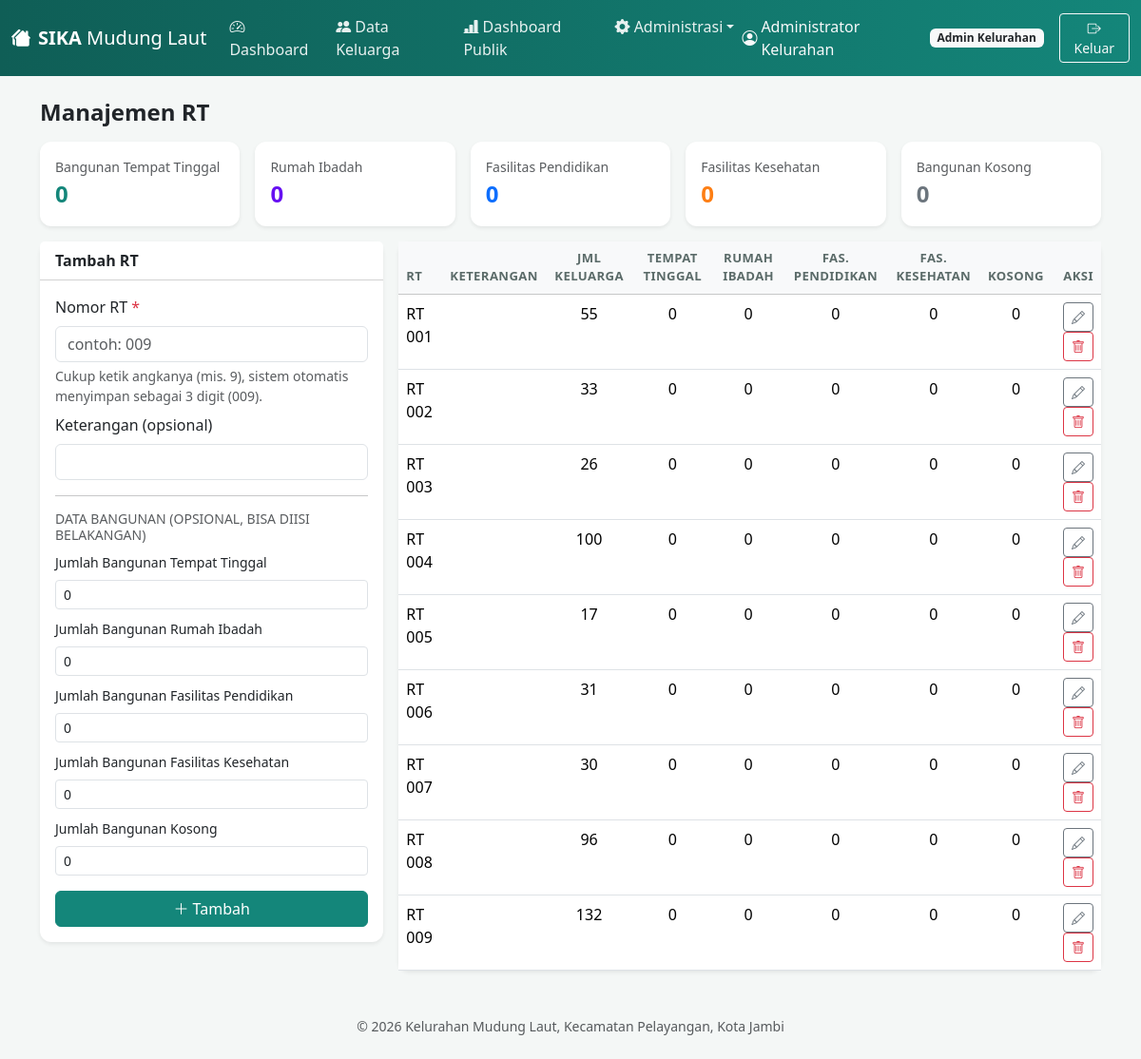
The app's page /admin_rt.php (signed in) with its own data.
### tables this page shows
CREATE TABLE rt (
  id INT AUTO_INCREMENT PRIMARY KEY,
  nomor_rt VARCHAR(10) NOT NULL UNIQUE,
  keterangan VARCHAR(100) NULL,
  jml_bangunan_tinggal INT NOT NULL DEFAULT 0,               
  jml_bangunan_rumah_ibadah INT NOT NULL DEFAULT 0,          
  jml_bangunan_fasilitas_pendidikan INT NOT NULL DEFAULT 0,  
  jml_bangunan_fasilitas_kesehatan INT NOT NULL DEFAULT 0,   
  jml_bangunan_kosong INT NOT NULL DEFAULT 0                 
);

### public/admin_rt.php (the view, shortened to what this page needs)
<?php
require_once __DIR__ . '/../includes/config.php';
$isAdmin = hasRole('admin_kelurahan');
function bangunanFields() {
    return [
        'jml_bangunan_tinggal' => 'Jumlah Bangunan Tempat Tinggal',
        'jml_bangunan_rumah_ibadah' => 'Jumlah Bangunan Rumah Ibadah',
        'jml_bangunan_fasilitas_pendidikan' => 'Jumlah Bangunan Fasilitas Pendidikan',
        'jml_bangunan_fasilitas_kesehatan' => 'Jumlah Bangunan Fasilitas Kesehatan',
        'jml_bangunan_kosong' => 'Jumlah Bangunan Kosong',
    ];
}
$rtList = $pdo->query("SELECT r.*, (SELECT COUNT(*) FROM keluarga k WHERE k.rt_id=r.id) jml_keluarga FROM rt r ORDER BY r.nomor_rt")->fetchAll();
$totalBangunan = $pdo->query("SELECT
    COALESCE(SUM(jml_bangunan_tinggal),0) tinggal,
    COALESCE(SUM(jml_bangunan_rumah_ibadah),0) ibadah,
    COALESCE(SUM(jml_bangunan_fasilitas_pendidikan),0) pendidikan,
    COALESCE(SUM(jml_bangunan_fasilitas_kesehatan),0) kesehatan,
    COALESCE(SUM(jml_bangunan_kosong),0) kosong
    FROM rt")->fetch();
require __DIR__ . '/../includes/partials_header.php';
?>
<h4 class="fw-semibold mb-3">Manajemen RT<?= $isAdmin ? '' : ' &amp; Data Bangunan' ?></h4>
<div class="row g-3 mb-3">
  <div class="col-6 col-md">
    <div class="card border-0 shadow-sm h-100"><div class="card-body">
      <div class="text-muted small">Bangunan Tempat Tinggal</div>
      <div class="fs-4 fw-bold text-teal"><?= number_format($totalBangunan['tinggal']) ?></div>
    </div></div>
  </div>
  <div class="col-6 col-md">
    <div class="card border-0 shadow-sm h-100"><div class="card-body">
      <div class="text-muted small">Rumah Ibadah</div>
      <div class="fs-4 fw-bold" style="color:#6610f2"><?= number_format($totalBangunan['ibadah']) ?></div>
    </div></div>
  </div>
  <div class="col-6 col-md">
    <div class="card border-0 shadow-sm h-100"><div class="card-body">
      <div class="text-muted small">Fasilitas Pendidikan</div>
      <div class="fs-4 fw-bold" style="color:#0d6efd"><?= number_format($totalBangunan['pendidikan']) ?></div>
    </div></div>
  </div>
  <div class="col-6 col-md">
    <div class="card border-0 shadow-sm h-100"><div class="card-body">
      <div class="text-muted small">Fasilitas Kesehatan</div>
      <div class="fs-4 fw-bold" style="color:#fd7e14"><?= number_format($totalBangunan['kesehatan']) ?></div>
    </div></div>
  </div>
  <div class="col-6 col-md">
    <div class="card border-0 shadow-sm h-100"><div class="card-body">
      <div class="text-muted small">Bangunan Kosong</div>
      <div class="fs-4 fw-bold text-secondary"><?= number_format($totalBangunan['kosong']) ?></div>
    </div></div>
  </div>
</div>
<div class="row g-3">
  <?php if ($isAdmin): ?>
  <div class="col-md-4">
    <div class="card border-0 shadow-sm">
      <div class="card-header bg-white fw-semibold">Tambah RT</div>
      <div class="card-body">
        <form method="post">
          <div class="mb-2"><label class="form-label">Nomor RT<?= requiredMark() ?></label><input type="text" name="nomor_rt" class="form-control" placeholder="contoh: 009" maxlength="3" required>
          <div class="form-text">Cukup ketik angkanya (mis. 9), sistem otomatis menyimpan sebagai 3 digit (009).</div></div>
          <div class="mb-3"><label class="form-label">Keterangan (opsional)</label><input type="text" name="keterangan" class="form-control"></div>
          <hr>
          <h6 class="text-muted small text-uppercase">Data Bangunan (opsional, bisa diisi belakangan)</h6>
          <?php foreach (bangunanFields() as $key => $label): ?>
            <div class="mb-2">
              <label class="form-label small"><?= e($label) ?></label>
              <input type="number" min="0" name="<?= $key ?>" class="form-control form-control-sm" value="0">
            </div>
          <?php endforeach; ?>
          <button class="btn btn-teal w-100 mt-2"><i class="bi bi-plus-lg"></i> Tambah</button>
        </form>
      </div>
    </div>
  </div>
  <?php endif; ?>
  <div class="<?= $isAdmin ? 'col-md-8' : 'col-md-12' ?>">
    <div class="card border-0 shadow-sm">
      <div class="table-responsive">
        <table class="table table-hover mb-0 table-mobile-cards">
          <thead class="table-light">
            <tr>
              <th>RT</th><th>Keterangan</th><th class="text-center">Jml Keluarga</th>
              <th class="text-center">Tempat Tinggal</th><th class="text-center">Rumah Ibadah</th>
              <th class="text-center">Fas. Pendidikan</th><th class="text-center">Fas. Kesehatan</th><th class="text-center">Kosong</th>
              <th class="text-end">Aksi</th>
            </tr>
          </thead>
          <tbody>
          <?php foreach ($rtList as $rt): ?>
          <tr>
            <td data-label="RT">RT <?= e($rt['nomor_rt']) ?></td>
            <td data-label="Keterangan"><?= e($rt['keterangan']) ?></td>
            <td data-label="Jml Keluarga" class="text-center"><?= (int)$rt['jml_keluarga'] ?></td>
            <td data-label="Tempat Tinggal" class="text-center"><?= (int)$rt['jml_bangunan_tinggal'] ?></td>
            <td data-label="Rumah Ibadah" class="text-center"><?= (int)$rt['jml_bangunan_rumah_ibadah'] ?></td>
            <td data-label="Fas. Pendidikan" class="text-center"><?= (int)$rt['jml_bangunan_fasilitas_pendidikan'] ?></td>
            <td data-label="Fas. Kesehatan" class="text-center"><?= (int)$rt['jml_bangunan_fasilitas_kesehatan'] ?></td>
            <td data-label="Kosong" class="text-center"><?= (int)$rt['jml_bangunan_kosong'] ?></td>
            <td data-label="Aksi" class="text-end td-action">
              <button type="button" class="btn btn-sm btn-outline-secondary" title="Ubah"
                onclick='bukaModalEdit(<?= json_encode($rt) ?>)'><i class="bi bi-pencil"></i></button>
              <?php if ($isAdmin): ?>
              <a href="admin_rt.php?delete=<?= $rt['id'] ?>" class="btn btn-sm btn-outline-danger" title="Hapus" onclick="return confirm('Hapus RT ini?')"><i class="bi bi-trash"></i></a>
              <?php endif; ?>
            </td>
          </tr>
          <?php endforeach; ?>
          </tbody>
        </table>
      </div>
    </div>
  </div>
</div>
<?php require __DIR__ . '/../includes/partials_footer.php'; ?>

### public/assets/style.css (style rules this page uses)
:root { --teal-dark: #0f5e56; --teal: #14867a; --teal-light: #e8f5f3; }
body { background-color: #f4f7f6; font-family: 'Segoe UI', system-ui, sans-serif; }
.btn-teal { background-color: var(--teal); border-color: var(--teal); color: #fff; }
.text-teal { color: var(--teal); }
.card { border-radius: 12px; }
.table thead th { font-weight: 600; font-size: .82rem; text-transform: uppercase; letter-spacing: .03em; color: #5b6b69; border-bottom-width: 1px; }
a { color: var(--teal-dark); }

### records on screen
rt: nomor_rt "001", jml_keluarga "55", jml_bangunan_tinggal "0", jml_bangunan_rumah_ibadah "0", jml_bangunan_fasilitas_pendidikan "0", jml_bangunan_fasilitas_kesehatan "0", jml_bangunan_kosong "0"
rt: nomor_rt "002", jml_keluarga "33", jml_bangunan_tinggal "0", jml_bangunan_rumah_ibadah "0", jml_bangunan_fasilitas_pendidikan "0", jml_bangunan_fasilitas_kesehatan "0", jml_bangunan_kosong "0"
rt: nomor_rt "003", jml_keluarga "26", jml_bangunan_tinggal "0", jml_bangunan_rumah_ibadah "0", jml_bangunan_fasilitas_pendidikan "0", jml_bangunan_fasilitas_kesehatan "0", jml_bangunan_kosong "0"
rt: nomor_rt "004", jml_keluarga "100", jml_bangunan_tinggal "0", jml_bangunan_rumah_ibadah "0", jml_bangunan_fasilitas_pendidikan "0", jml_bangunan_fasilitas_kesehatan "0", jml_bangunan_kosong "0"
rt: nomor_rt "005", jml_keluarga "17", jml_bangunan_tinggal "0", jml_bangunan_rumah_ibadah "0", jml_bangunan_fasilitas_pendidikan "0", jml_bangunan_fasilitas_kesehatan "0", jml_bangunan_kosong "0"
rt: nomor_rt "006", jml_keluarga "31", jml_bangunan_tinggal "0", jml_bangunan_rumah_ibadah "0", jml_bangunan_fasilitas_pendidikan "0", jml_bangunan_fasilitas_kesehatan "0", jml_bangunan_kosong "0"
rt: nomor_rt "007", jml_keluarga "30", jml_bangunan_tinggal "0", jml_bangunan_rumah_ibadah "0", jml_bangunan_fasilitas_pendidikan "0", jml_bangunan_fasilitas_kesehatan "0", jml_bangunan_kosong "0"
rt: nomor_rt "008", jml_keluarga "96", jml_bangunan_tinggal "0", jml_bangunan_rumah_ibadah "0", jml_bangunan_fasilitas_pendidikan "0", jml_bangunan_fasilitas_kesehatan "0", jml_bangunan_kosong "0"
rt: nomor_rt "009", jml_keluarga "132", jml_bangunan_tinggal "0", jml_bangunan_rumah_ibadah "0", jml_bangunan_fasilitas_pendidikan "0", jml_bangunan_fasilitas_kesehatan "0", jml_bangunan_kosong "0"

### other values on screen
$u['nama'] "Administrator Kelurahan"
roleLabel($u['role']) "Admin Kelurahan"
$totalBangunan['tinggal'] "0"
$totalBangunan['ibadah'] "0"
$totalBangunan['pendidikan'] "0"
$totalBangunan['kesehatan'] "0"
$totalBangunan['kosong'] "0"
$label "Jumlah Bangunan Tempat Tinggal"
$label "Jumlah Bangunan Rumah Ibadah"
$label "Jumlah Bangunan Fasilitas Pendidikan"
$label "Jumlah Bangunan Fasilitas Kesehatan"
$label "Jumlah Bangunan Kosong"
